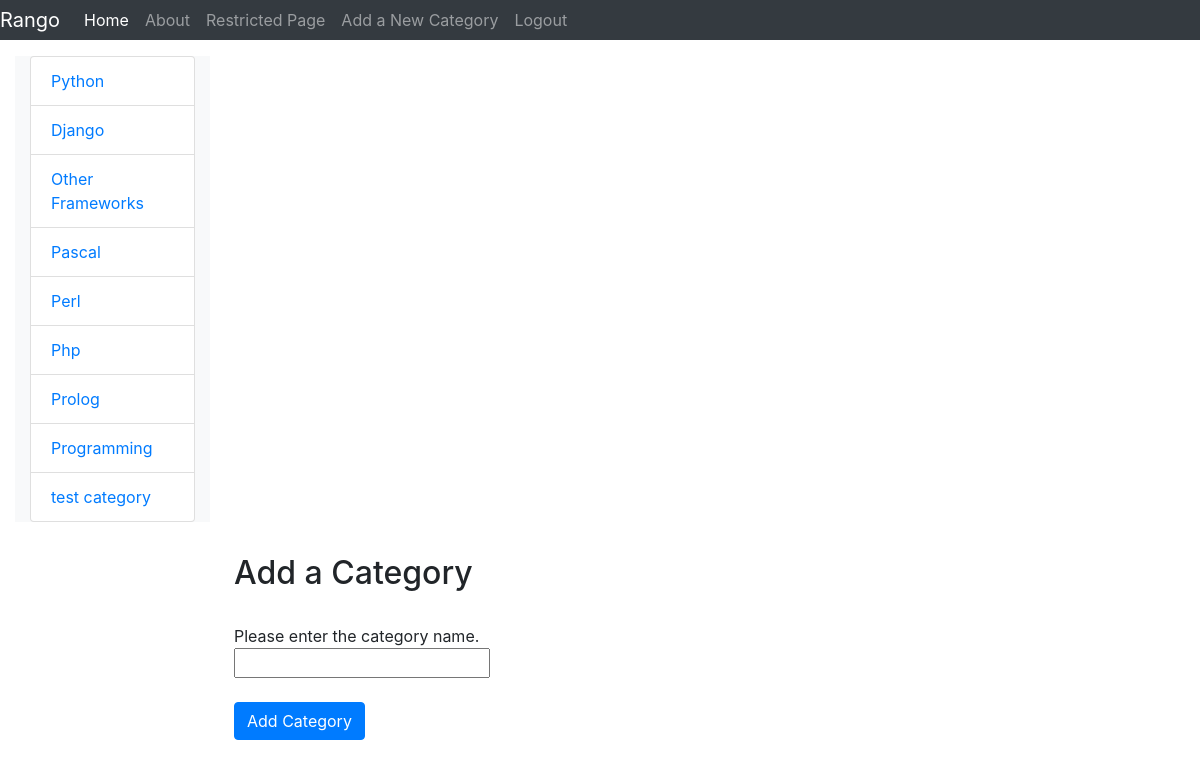
Page /rango/add_category/ (signed in) on the committed database.
### rango/models.py (models this page shows, shortened)
class Category(models.Model):
    name = models.CharField(max_length=128, unique=True)
    views = models.IntegerField(default=0)
    likes = models.IntegerField(default=0)
    slug = models.SlugField(blank=True)  # 别名,允许空值
    class Meta:
        verbose_name_plural = 'Categories'  # 对象的复数名称,如果没有给定，Django 将使用 verbose_name + "s"

### rango/views.py (the view, shortened to what this page needs)
@login_required
def add_category(request):
    form = CategoryForm()
    return render(request, 'rango/add_category.html', {'form': form})

### rango/forms.py
class CategoryForm(forms.ModelForm):
    name = forms.CharField(max_length=128, help_text="Please enter the category name.")
    views = forms.IntegerField(widget=forms.HiddenInput(), initial=0)
    likes = forms.IntegerField(widget=forms.HiddenInput(), initial=0)
    slug = forms.CharField(widget=forms.HiddenInput(), required=False)
    class Meta:
        model = Category
        fields = ('name', )

### rango/templatetags/rango_template_tags.py (called while the page is built)
@register.inclusion_tag('rango/cats.html')
def get_category_list(cat=None):
    return {'cats': Category.objects.all(), 'act_cat': cat}

### templates/rango/add_category.html (shortened to what this page needs)
{% extends 'rango/base.html' %}
{% block body_block %}
    <form class="form-signin" role="form" id="category_form" method="post" action="/rango/add_category/">
        <h2 class="form-signin-heading">Add a Category</h2>
        <br/>
        {% for field in form.visible_fields %}
            {{ field.help_text }}<br/>
            {{ field }}<br/>
        {% endfor %}
        <br/>
        <button class="btn btn-primary" type="submit" name="submit">Add Category</button>
    </form>
{% endblock %}

### templates/rango/cats.html
<p>
<ul class="list-group">
    {% if cats %}
        {% for c in cats %}
            {% if c == act_cat %}
                <li class="list-group-item">
                    <strong><a href="{% url 'rango:show_category' c.slug %}">{{ c.name }}</a></strong>
                </li>
            {% else %}
                <li class="list-group-item">
                    <a href="{% url 'rango:show_category' c.slug %}">{{ c.name }}</a>
                </li>
            {% endif %}
        {% endfor %}
    {% else %}
        <li><strong>There are no categories present.</strong></li>
    {% endif %}
</ul>
</p>

### rows in the picture
Category: name "Python"
Category: name "Django"
Category: name "Other Frameworks"
Category: name "Pascal"
Category: name "Perl"
Category: name "Php"
Category: name "Prolog"
Category: name "Programming"
Category: name "test category"

### other values in the picture
{{ field.help_text }} "Please enter the category name."
